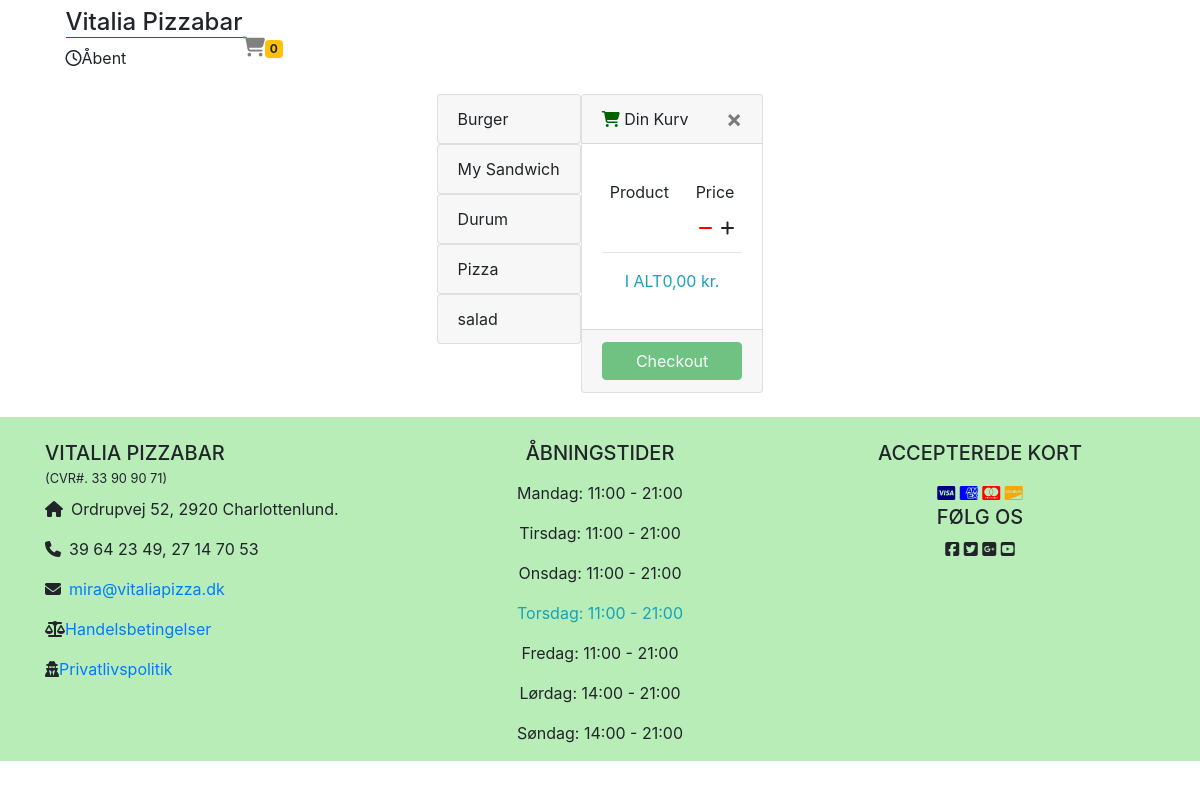
The page / on the database its author committed.
### tables this page shows
CREATE TABLE `categories` (
  `id` int(11) NOT NULL,
  `name` varchar(256) NOT NULL
);

### application/controllers/Home.php (called while the page is built, shortened)
<?php
class Home extends CI_Controller {
	function __construct()
	{
		$this->load->model('adminModel');
		$this->load->library('Custom');
	}
	public function index()
	{
		$con['conditions'] = array();
		$data['categories'] = $this->adminModel->getRows($con, 'categories');
		$data['products'] = $this->adminModel->getRows($con, 'products');
		$this->load->view('header');
        $this->load->view('home', $data);
		$this->load->view('footer');
    }
}

### index.php (called while the page is built, shortened)
<?php
require_once BASEPATH.'core/CodeIgniter.php';

### application/models/AdminModel.php (called while the page is built, shortened)
<?php
class AdminModel extends CI_Model
{
    function getRows($params = array(), $tbl)
    {
        $this->db->select('*');
        $this->db->from($tbl);
        if (array_key_exists("id", $params)) {
            $this->db->where('id', $params['id']);
            $query = $this->db->get();
            $result = $query->row_array();
        } else {
            $query = $this->db->get();
            if (array_key_exists("returnType", $params) && $params['returnType'] == 'count') {
                $result = $query->num_rows();
            } elseif (array_key_exists("returnType", $params) && $params['returnType'] == 'single') {
                $result = ($query->num_rows() > 0) ? $query->row_array() : FALSE;
            } else {
                $result = ($query->num_rows() > 0) ? $query->result_array() : FALSE;
            }
        }
        return $result;
    }
}

### application/views/home.php (the view, shortened to what this page needs)
<main class="container content">
    <div class="row justify-content-center">
        <div class="col-70">
            <?php
            foreach ($categories as $category) {
            ?>
                <div id="accordion<?php echo $category['id']; ?>" class="accordion mainAccordion">
                    <div class="card">
                        <div class="card-header collapsed" id="heading<?php echo $category['id']; ?>" data-toggle="collapse" data-target="#collapse<?php echo $category['id']; ?>" aria-controls="collapseOne" href="#collapse<?php echo $category['id']; ?>">
                            <a class="card-title">
                                <?php echo $category['name']; ?>
                            </a>
                        </div>
                    </div>
                </div>
            <?php
            }
            ?>
        </div>
        <div class="col-30 myCart">
            <?= $this->load->view('cart', null, TRUE); ?>
        </div>
    </div>
</main>

### application/views/header.php (shortened to what this page needs)
<!doctype html>
<html lang="en">
<head>
    <link rel="stylesheet" href="<?php echo base_url(); ?>assets/css/styles.css" type="text/css" />
    <link rel="stylesheet" href="https://stackpath.bootstrapcdn.com/bootstrap/4.4.1/css/bootstrap.min.css">
</head>
<body>
    <div class="container-fluid header">
        <header class="container">
            <?php
            $cartSize = 0;
            function isStoreOpen()
            {
                $status = FALSE;
                $storeSchedule = [
                    'Mon' => ['11:00 AM' => '09:00 PM'],
                    'Tue' => ['11:00 AM' => '09:00 PM'],
                    'Wed' => ['11:00 AM' => '09:00 PM'],
                    'Thu' => ['11:00 AM' => '09:00 PM'],
                    'Fri' => ['11:00 AM' => '09:00 PM'],
                    'Sat' => ['02:00 PM' => '09:00 PM'],
                    'Sun' => ['02:00 PM' => '09:00 PM'],
                ];
                $timeObject = new DateTime('Europe/Copenhagen');
                $timestamp = $timeObject->getTimeStamp();
                $currentTime = $timeObject->setTimestamp($timestamp)->format('H:i A');
                foreach ($storeSchedule[date('D', $timestamp)] as $startTime => $endTime) {
                    $startTime = DateTime::createFromFormat('h:i A', $startTime)->format('H:i A');
                    $endTime = DateTime::createFromFormat('h:i A', $endTime)->format('H:i A');
                    if (($startTime < $currentTime) && ($currentTime < $endTime)) {
                        $status = TRUE;
                        break;
                    }
                }
                return $status;
            }
            ?>
            <nav class="navbar navbar-expand-lg navbar-dark navbar-default">
                <ul class="list-inline">
                    <li class="list-inline-item align-middle pl-0">
                        <div class="mx-auto">
                            <h4 style="border-bottom: 1px solid red;"> Vitalia Pizzabar </h4>
                            <?php
                            if (isStoreOpen()) {
                                echo '<div class="mx-auto  open"><i class="far fa-clock"></i>Åbent</div>';
                            } else {
                                echo '<div class="mx-auto open"><i class="far fa-clock"></i>Lukket</div>';
                            }
                            ?>
                        </div>
                    </li>
                </ul>
                <div class="mobileOnly">
                    <i class="fa fa-shopping-cart fa-lg cartIcon" style="color: grey;"></i><span class='badge badge-warning lblCartCount' id='lblCartCount'> <?php echo $cartSize; ?> </span>
                </div>
                <div class="collapse navbar-collapse" id="collapsibleNavbar">
                    <ul class="navbar-nav ml-auto">
                        <li class="nav-item">
                            <a class="nav-link" href="<?php echo base_url(); ?>"><i class="fas fa-home"></i></a>
                        </li>
                        <li class="nav-item">
                            <?php
                            if ($this->session->userdata('userEmail') && $this->session->userdata('userId')) {
                                echo '<a id="btnLogOut" class="nav-link" href="#">Logud</a>';
                            } else {
                                echo '<a id="btnLogin" class="nav-link" href="#">Logind</a>';
                            }
                            ?>
                        </li>
                    </ul>
                </div>
            </nav>
        </header>
    </div>
    <div id="page-container">

### application/views/cart.php (shortened to what this page needs)
<?php
$subTotal = 0;
?>
<div class="make-me-sticky">
    <div id="cart" class="card">
        <div class="card-header myCartHead">
            <i class="fas fa-shopping-cart minKurv" style="color: darkgreen"></i>
            Din Kurv
            <button type="button" class="close closeCart" data-dismiss="modal">&times;</button>
        </div>
        <div class="cart">
            <div id="cart-body" class="card-body">
                <div class="container-fluid" style="padding: 0 !important;">
                    <?php
                    if ($this->session->userdata('product') && count($this->session->userdata('product')) >= 0) {
                        $products = array();
                        $products = $this->session->userdata('product');
                        foreach ($products as $product) {
                            if ($product['productQty'] > 0) {
                    ?>
                                <div id="<?php echo $product['productId']; ?>" class="px-2 cartRow mb-2 pb-2">
                                    <div class="d-flex justify-content-between">
                                       <p> <?php echo $product['productQty']; ?> x <?php echo $product['productName']; ?></p>
                                       <p><?php if($product['productQty'] > 1) echo $product['productGrossPrice'].',00'; else echo $product['productGrossPrice']; ?></p>
                                    </div>
                                    <div class="d-flex justify-content-end">
                                        <a class="minusCart pr-2" href="#"><i class="fas fa-minus" style="color: #ff0000 !important"></i></a>
                                        <a class="plusCart" href="#"><i class="fas fa-plus"></i></a>
                                    </div>
                                </div>
                        <?php
                                $subTotal += (int) $product['productGrossPrice'];
                            }
                        }
                    } else {
                        ?>
                        <div class="cartRow px-2">
                            <div class="d-flex justify-content-between">
                                <p>Product</p>
                                <p>Price</p>
                            </div>
                            <div class="d-flex justify-content-end">
                                <i class="fas fa-minus pr-2" style='color: red !important;'></i>
                                <i class="fas fa-plus "></i>
                            </div>
                        </div>
                    <?php
                    }
                    ?>
                </div>
                <hr>
                <div class="container-fluid">
                    <div class="cartRow px-2">
                        <div class="d-flex justify-content-between">
                            <p class="text-info"> I ALT </p>
                            <p class="text-info"><?php echo $subTotal; ?>,00 kr.</p>
                        </div>
                    </div>
                </div>
            </div>
            <div id="cart-footer" class="card-footer">
                <button id="checkout" class="btn btn-block btn-success" <?php if ($subTotal < 1 || isset($checkOutButton)) echo 'disabled' ?>>Checkout</button>
            </div>
        </div>
    </div>
</div>

### application/views/footer.php (shortened to what this page needs)
<footer class="container-fluid mt-4 footer" style="background-color: #b8edb8;">
    <div class="container font-small pt-4">
        <div class="row">
            <div class="col-md-4 text-center text-md-left">
                <h5 class="text-uppercase pb-0 mb-0">Vitalia Pizzabar</h5><small> (CVR#. 33 90 90 71)</small>
                <div class="pt-2">
                    <p><i class="fa fa-home" style="margin-right: 0.5rem"></i>Ordrupvej 52, 2920 Charlottenlund.</p>
                    <p><i class="fa fa-phone" style="margin-right: 0.5rem"></i>39 64 23 49, 27 14 70 53</p>
                    <p><i class="fa fa-envelope" style="margin-right: 0.5rem"></i><a href="mailto:mira@vitaliapizza.dk">mira@vitaliapizza.dk</a></p>
                    <p><i class="fas fa-balance-scale"></i><a href="<?php echo base_url(); ?>termsandconditions">Handelsbetingelser</a></p>
                    <p><i class="fas fa-user-secret"></i><a href="<?php echo base_url(); ?>privacypolicy">Privatlivspolitik</a></p>
                </div>
            </div>
            <div class="col-md-4 text-center">
                <h5 class="text-uppercase">Åbningstider</h5>
                <div class='pt-2'>
                    <?php
                    $myDays = array(
                        'Monday' => '11:00 - 21:00',
                        'Tuesday' => '11:00 - 21:00',
                        'Wednesday' => '11:00 - 21:00',
                        'Thursday' => '11:00 - 21:00',
                        'Friday' => '11:00 - 21:00',
                        'Saturday' => '14:00 - 21:00',
                        'Sunday' => '14:00 - 21:00'
                    );
                    $danskDays = array(
                        'Monday' => 'Mandag',
                        'Tuesday' => 'Tirsdag',
                        'Wednesday' => 'Onsdag',
                        'Thursday' => 'Torsdag',
                        'Friday' => 'Fredag',
                        'Saturday' => 'Lørdag',
                        'Sunday' => 'Søndag'
                    );
                    $today = date('l');
                    foreach ($myDays as $day => $time) {
                        if($day == $today) {
                            echo '<p class="text-info">'.$danskDays[$day].':  '.$time.'</>';
                        } else
                            echo '<p>'.$danskDays[$day].':  '.$time.'</p>';
                    }
                    ?>
                </div>
            </div>
            <div class="col-md-4 text-center">
                <h5 class="text-uppercase">Accepterede kort</h5>
                <div class="icon-container pt-2">
                    <i class="fab fa-cc-visa" style="color:navy;"></i>
                    <i class="fab fa-cc-amex" style="color:blue;"></i>
                    <i class="fab fa-cc-mastercard" style="color:red;"></i>
                    <i class="fab fa-cc-discover" style="color:orange;"></i>
                </div>
                <h5 class="text-uppercase">Følg os</h5>
                <div class="icon-container">
                    <i class="fab fa-facebook-square"></i>
                    <i class="fab fa-twitter-square"></i>
                    <i class="fab fa-google-plus-square"></i>
                    <i class="fab fa-youtube-square"></i>
                </div>
            </div>
        </div>
</footer>
</div>
</body>
</html>

### rows shown on the page
categories: name "Burger"
categories: name "My Sandwich"
categories: name "Durum"
categories: name "Pizza"
categories: name "salad"

### other values the page prints
$cartSize "0"
$subTotal "0"
$danskDays[$day] "Mandag"
$time "11:00 - 21:00"
$danskDays[$day] "Tirsdag"
$danskDays[$day] "Onsdag"
$danskDays[$day] "Torsdag"
$danskDays[$day] "Fredag"
$danskDays[$day] "Lørdag"
$time "14:00 - 21:00"
$danskDays[$day] "Søndag"
